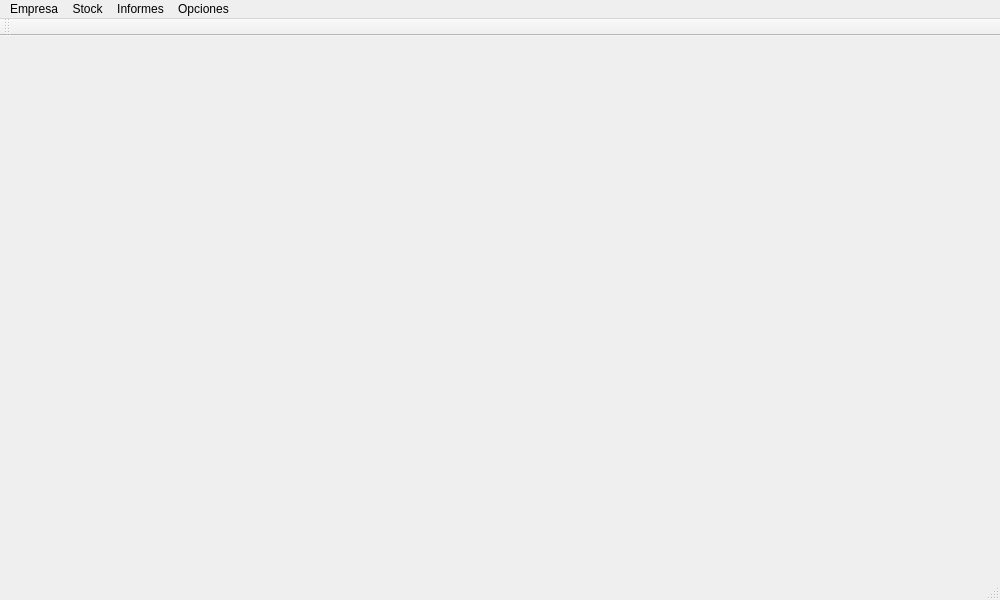
<?xml version="1.0" encoding="UTF-8"?>
<ui version="4.0">
 <class>mainWindow</class>
 <widget class="QMainWindow" name="mainWindow">
  <property name="geometry">
   <rect>
    <x>0</x>
    <y>0</y>
    <width>1000</width>
    <height>600</height>
   </rect>
  </property>
  <property name="sizePolicy">
   <sizepolicy hsizetype="Preferred" vsizetype="Preferred">
    <horstretch>0</horstretch>
    <verstretch>0</verstretch>
   </sizepolicy>
  </property>
  <property name="minimumSize">
   <size>
    <width>800</width>
    <height>500</height>
   </size>
  </property>
  <property name="maximumSize">
   <size>
    <width>100000</width>
    <height>100000</height>
   </size>
  </property>
  <property name="windowTitle">
   <string>MainWindow</string>
  </property>
  <widget class="QWidget" name="centralWidget">
   <property name="sizePolicy">
    <sizepolicy hsizetype="Minimum" vsizetype="Minimum">
     <horstretch>0</horstretch>
     <verstretch>0</verstretch>
    </sizepolicy>
   </property>
   <property name="minimumSize">
    <size>
     <width>0</width>
     <height>0</height>
    </size>
   </property>
   <property name="maximumSize">
    <size>
     <width>100000</width>
     <height>100000</height>
    </size>
   </property>
   <property name="contextMenuPolicy">
    <enum>Qt::ActionsContextMenu</enum>
   </property>
  </widget>
  <widget class="QMenuBar" name="menuBar">
   <property name="geometry">
    <rect>
     <x>0</x>
     <y>0</y>
     <width>1000</width>
     <height>28</height>
    </rect>
   </property>
   <widget class="QMenu" name="menuOpciones">
    <property name="title">
     <string>Opciones</string>
    </property>
    <addaction name="actionDatabases"/>
   </widget>
   <widget class="QMenu" name="menuInformes">
    <property name="title">
     <string>Informes</string>
    </property>
   </widget>
   <widget class="QMenu" name="menuStock">
    <property name="title">
     <string>Stock</string>
    </property>
   </widget>
   <widget class="QMenu" name="menuEmpresa">
    <property name="enabled">
     <bool>true</bool>
    </property>
    <property name="title">
     <string>Empresa</string>
    </property>
    <addaction name="actionSalir"/>
    <addaction name="actionA_adir_empresa"/>
   </widget>
   <addaction name="menuEmpresa"/>
   <addaction name="menuStock"/>
   <addaction name="menuInformes"/>
   <addaction name="menuOpciones"/>
  </widget>
  <widget class="QToolBar" name="mainToolBar">
   <attribute name="toolBarArea">
    <enum>TopToolBarArea</enum>
   </attribute>
   <attribute name="toolBarBreak">
    <bool>false</bool>
   </attribute>
  </widget>
  <widget class="QStatusBar" name="statusBar"/>
  <action name="actionDatabases">
   <property name="text">
    <string>Databases</string>
   </property>
  </action>
  <action name="actionSalir">
   <property name="text">
    <string>Salir</string>
   </property>
  </action>
  <action name="actionA_adir_empresa">
   <property name="text">
    <string>Añadir proveedor</string>
   </property>
  </action>
 </widget>
 <layoutdefault spacing="6" margin="11"/>
 <resources/>
 <connections/>
</ui>
